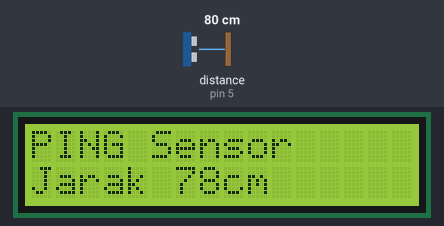
Bench run of a sketch on a simulated Arduino Uno, built with avr-gcc and run on an emulated ATmega328P. Parts: 16×2 character LCD. Wiring (inferred from the names in the program): ultrasonic range finder: trigger pin 5; echo pin 5. The inputs (shaded band) are chosen by the test bench; at power-on: distance to the obstacle (sensor on pin 5) 80 cm. The echo pulse lasts 58.3 µs per cm.

Above: at 1.2 s.
1.3 s: distance to the obstacle (sensor on pin 5) set to 2 cm
At 2.5 s:
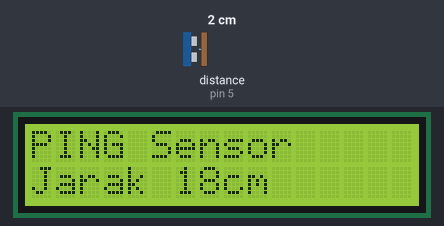
2.8 s: distance to the obstacle (sensor on pin 5) set to 4 cm
At 3.9 s:
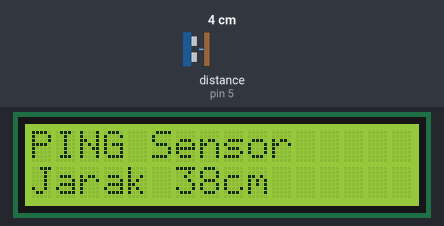
4.3 s: distance to the obstacle (sensor on pin 5) set to 9 cm
At 5.0 s:
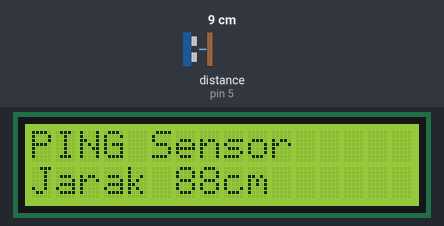
Timing chart, 0 to 7.3 s (numbered marks = the images above; inputs shaded):
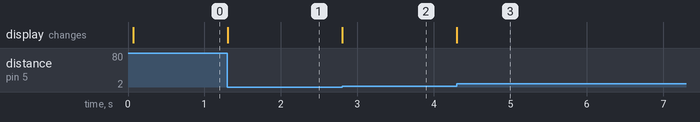

The sketch:

13_16520216_02.ino
```cpp
#include <LiquidCrystal.h>
LiquidCrystal lcd(13, 12, 11, 10, 9, 8);
int signalPing = 5;
long cm;

void setup() {
  lcd.begin(16, 2);
  lcd.print("PING Sensor");
}

void loop()
{
  cm = read_sensor_ultrasonic();

  lcd.setCursor(0,1);
  lcd.print("Jarak");
  lcd.setCursor(6,1);
  lcd.print(cm);
  print_unit_cm(cm);
}

long durationToDistance(long duration)
{
  long hasil;
  hasil = (340 * duration / 10000 / 2);
  return (hasil);
}


long read_sensor_ultrasonic()
{
  long duration, distance;

  pinMode(signalPing, OUTPUT);
  digitalWrite(signalPing, LOW);
  delayMicroseconds(2);
  digitalWrite(signalPing, HIGH);
  delayMicroseconds(5);
  digitalWrite(signalPing, LOW);

  pinMode(signalPing, INPUT);
  duration = pulseIn(signalPing, HIGH);
  distance = durationToDistance(duration);
  return distance;
}

void print_unit_cm(long cm)
{
  int jumlahdigit = countdigit(cm);

  if (jumlahdigit == 2) {
    lcd.setCursor(8, 1);
    lcd.print("cm  ");
  }
  else if(jumlahdigit == 3) {
    lcd.setCursor(9, 1);
    lcd.print("cm  ");
  }
}

int countdigit(long input)
{
  int count = 0;

  while (input != 0){
    input = input / 10;
    count++;
  }

  return count;
}
```

Measured:
- after the input at 1.3 s, the display: changes at once (image 1)
- after the input at 2.8 s, the display: changes at once (image 2)
- after the input at 4.3 s, the display: changes at once (image 3)
